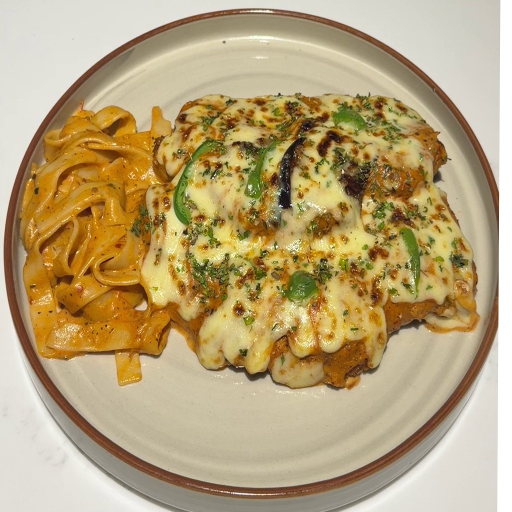
#> input picture assets/eggplant-parmigiana/top.jpg, 1024 x 1024 px (shown at 1/2 size)
$ python -i build_plates.py   (imports and definitions only)
#> lines starting #> are read from the running program, lines starting #| are printed output that depends on the picture; after the words box and inside, x2 and y2 are one past the last pixel; in counts of white or black regions, pixels touching at a corner belong together
#> further down, picture is the input picture: shape (1024, 1024, 3); mean B, G, R 120.1, 162.8, 183.7
"""
Builds true-scale GLB models of plated dishes from a short overhead video.

    python tools/build_plates.py

For each dish in DISHES:
  1. take the first (overhead) frame of video/<name>.MOV,
  2. find the plate's brown rim, and warp that ellipse to a circle — a true
     top-down photo of the plate, saved to assets/<slug>/top.jpg,
  3. model the plate (cream stoneware, brown lip) as a lathe,
  4. raise the food as a heightfield over the plate floor: each traced food
     zone becomes a mound that follows the food's real outline, with the
     photo's own fine detail (fries, ribbons, sauce) pressed in as relief.

The rectified photo is the texture, so every fry and parsley fleck is the
real one. If video/ is absent, the saved top.jpg is used.
"""

from __future__ import annotations

import math
import os
from dataclasses import dataclass
from pathlib import Path

import cv2
import numpy as np
import trimesh
from trimesh.visual import TextureVisuals

from build_hitea import compress, export_glb, lathe, material, to_texture

ROOT = Path(__file__).resolve().parent.parent
VIDEO = ROOT / "video"

PX, RIM_PX = 1024, 490  # rectified image size; rim radius in it
RIM = 0.135  # outer rim radius, m — a 27 cm coupe plate
FLOOR_R, FLOOR_Y = 0.1305, 0.008  # food surface starts at the plate floor
GRID = 190  # heightfield resolution across the plate (~1.4 mm)


@dataclass(frozen=True)
class Zone:
    """A traced food area in rectified-photo pixels."""

    outline: tuple[tuple[int, int], ...]
    height: float  # m above the plate floor at the zone's thickest point
    ramp: float  # m from the edge to full height — small = steep sides
    relief: float  # m of photo-detail relief (fries, ribbons)
    by_colour: bool = True  # refine the outline by colour; off where food matches the plate


@dataclass(frozen=True)
class Dish:
    video: str
    slug: str
    frame: int
    plate_samples: tuple[tuple[int, int], ...]  # bare-plate pixels for the colour key
    zones: tuple[Zone, ...]


DISHES = (
    Dish(
        video="Chicken Supreme.MOV",
        slug="chicken-supreme",
        frame=0,
        plate_samples=((640, 600), (560, 110), (150, 700)),
        zones=(
            # crumbed chicken under the creamy mushroom sauce — sauce matches the plate, so outline only
            Zone(((60, 330), (90, 240), (170, 170), (250, 110), (330, 90), (450, 110), (540, 170), (600, 250), (630, 330), (700, 400), (690, 450),
                  (620, 450), (600, 520), (570, 600), (540, 660), (470, 690), (380, 680), (300, 690), (230, 670), (190, 620), (120, 560), (60, 530), (40, 440)),
                 height=0.022, ramp=0.022, relief=0.0012, by_colour=False),
            # fries
            Zone(((640, 270), (700, 250), (760, 180), (830, 160), (900, 230), (960, 330), (990, 450), (1000, 580), (960, 650), (900, 760), (850, 790),
                  (760, 740), (700, 660), (690, 560), (660, 450), (640, 370)),
                 height=0.027, ramp=0.02, relief=0.005),
            # sautéed carrots, beans and courgette
            Zone(((220, 740), (270, 700), (360, 680), (520, 660), (640, 650), (720, 660), (800, 760), (780, 850), (700, 900), (560, 960), (420, 980),
                  (260, 930), (210, 860)),
                 height=0.014, ramp=0.008, relief=0.004),
        ),
    ),
    Dish(
        video="Eggplant Parmigiana.MOV",
        slug="eggplant-parmigiana",
        frame=0,
        plate_samples=((500, 860), (200, 780), (700, 120)),
        zones=(
            # fettuccine in pink sauce
            Zone(((40, 380), (80, 260), (150, 210), (260, 210), (330, 240), (330, 470), (340, 640), (290, 700), (250, 770), (200, 720), (100, 710),
                  (60, 640), (40, 520)),
                 height=0.034, ramp=0.024, relief=0.005),
            # breaded cutlet under baked mozzarella, eggplant and capsicum
            Zone(((280, 440), (320, 280), (360, 200), (520, 185), (760, 190), (860, 250), (900, 330), (940, 450), (960, 600), (900, 660), (760, 700),
                  (700, 770), (560, 770), (450, 740), (380, 700), (300, 620), (290, 540)),
                 height=0.019, ramp=0.012, relief=0.002),
        ),
    ),
)


# ---------------------------------------------------------------- photo


def rectify(frame: np.ndarray) -> np.ndarray:
    """Warp the plate's rim ellipse to a centred circle of radius RIM_PX."""
    hsv = cv2.cvtColor(frame, cv2.COLOR_BGR2HSV)
#> hsv: shape (1024, 1024, 3); mean H, S, V 21.4, 98.7, 183.9
    table = (hsv[..., 1] < 22) & (hsv[..., 2] > 150)  # white marble
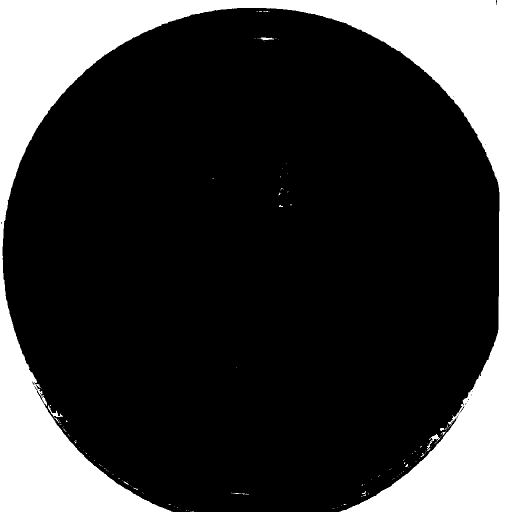
#> table: shape (1024, 1024) bool (shown at 1/2 size); 22.5% white; 127 white regions (115 under 20 px), largest, box (x1, y1, x2, y2) and area: (0, 0, 1024, 1024) 234451, (854, 868, 881, 899) 190, (96, 810, 126, 834) 161
    blob = cv2.morphologyEx((~table).astype(np.uint8) * 255, cv2.MORPH_OPEN, np.ones((9, 9), np.uint8))
#> blob: shape (1024, 1024); 77.2% white; 38 black regions (33 under 20 px), largest, box (x1, y1, x2, y2) and area: (0, 0, 1024, 1024) 238405, (509, 75, 557, 83) 127, (463, 985, 498, 989) 49, (372, 1020, 388, 1024) 34, (558, 410, 566, 414) 22
    blob = cv2.morphologyEx(blob, cv2.MORPH_CLOSE, np.ones((25, 25), np.uint8))
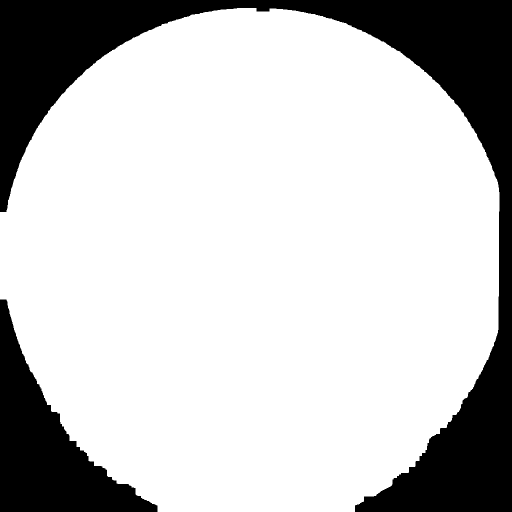
#> blob: shape (1024, 1024) (shown at 1/2 size); 77.5% white; 2 black regions, box (x1, y1, x2, y2) and area: (0, 0, 1024, 1024) 184707, (0, 599, 315, 1024) 51572
    outer = cv2.fitEllipse(max(cv2.findContours(blob, cv2.RETR_EXTERNAL, cv2.CHAIN_APPROX_NONE)[0], key=cv2.contourArea))
#> outer = ((507.2, 525.1), (1006.4, 1027.1), 176.9)
    band = np.zeros(blob.shape, np.uint8)
    cv2.ellipse(band, outer, 255, 70)
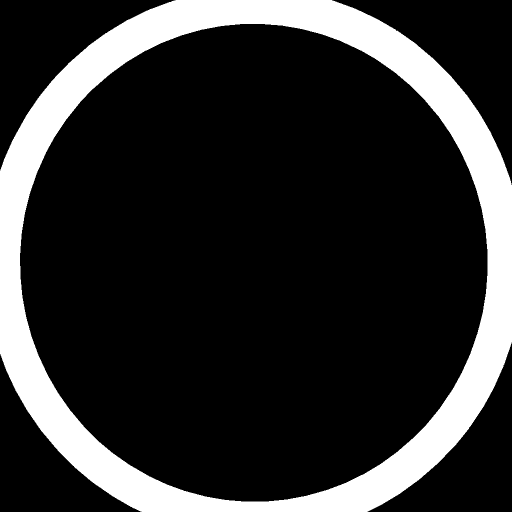
#> band: shape (1024, 1024) (shown at 1/2 size); 18.5% white; 1 white region, box (x1, y1, x2, y2) and area: (0, 0, 1024, 1024) 194357
    h, s, v = hsv[..., 0], hsv[..., 1], hsv[..., 2]
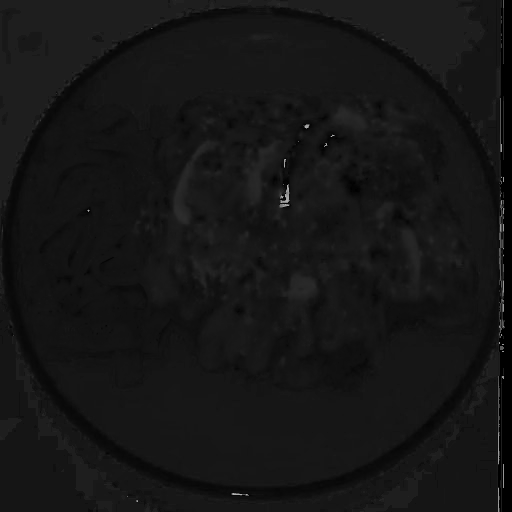
#> h: shape (1024, 1024) (shown at 1/2 size); min 0, max 179, mean 21.4
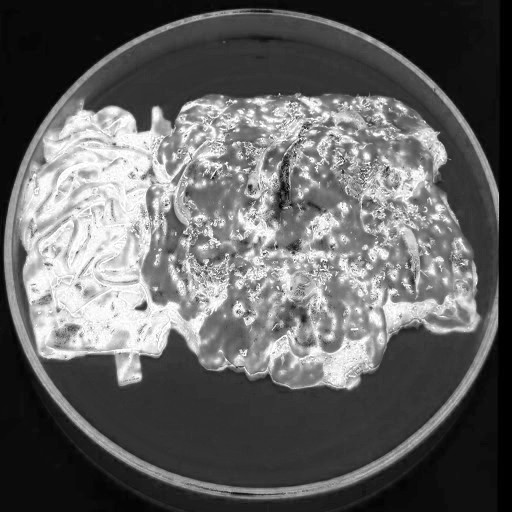
#> s: shape (1024, 1024) (shown at 1/2 size); min 0, max 255, mean 98.7
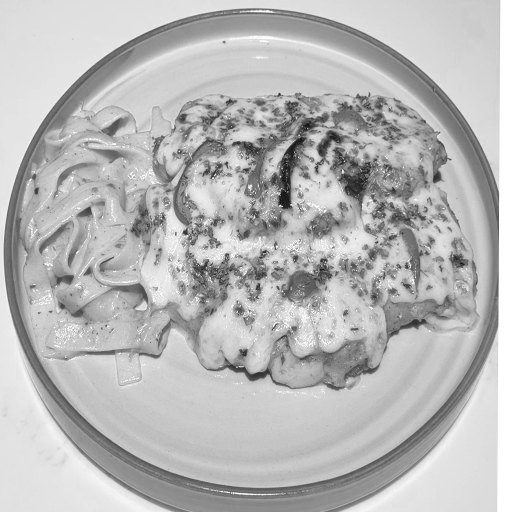
#> v: shape (1024, 1024) (shown at 1/2 size); min 4, max 255, mean 183.9
    rim = (band > 0) & ((h < 18) | (h > 170)) & (s > 55) & (v > 60) & (v < 200)  # the brown glazed lip
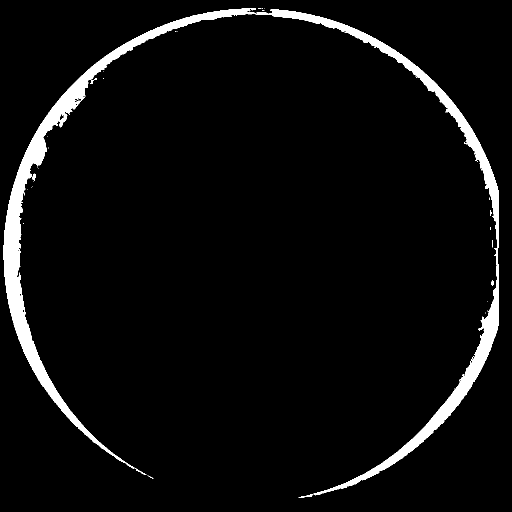
#> rim: shape (1024, 1024) bool (shown at 1/2 size); 4.7% white; 39 white regions (34 under 20 px), largest, box (x1, y1, x2, y2) and area: (7, 17, 998, 991) 48419, (597, 988, 626, 996) 74, (64, 347, 72, 362) 69, (983, 560, 988, 572) 46, (980, 420, 984, 432) 32
    ys, xs = np.nonzero(rim)
    (cx, cy), (w, hh), ang = cv2.fitEllipse(np.stack([xs, ys], 1).astype(np.float32))
#> cx = 511.7; cy = 511.8; w = 979.3; hh = 980.9; ang = 104
    a = math.radians(ang)
#> a = 1.82
    rot = np.array([[math.cos(a), math.sin(a)], [-math.sin(a), math.cos(a)]])
#> rot = [[-0.243, 0.97], [-0.97, -0.243]]
    m = rot.T @ np.diag([2 * RIM_PX / w, 2 * RIM_PX / hh]) @ rot
#> m = [[0.999, -0.000389], [-0.000389, 1]]
    t = np.array([PX / 2, PX / 2]) - m @ np.array([cx, cy])
#> t = [0.938, 0.0361]
    return cv2.warpAffine(frame, np.hstack([m, t[:, None]]), (PX, PX), flags=cv2.INTER_CUBIC, borderValue=(255, 255, 255))


# [107 lines left out: functions top_photo, height_map, food_surface, plate, build, not called in this run]


# [4 lines not run here, left out]

>>> import cv2
>>> picture = cv2.imread('../assets/eggplant-parmigiana/top.jpg')
>>> result = rectify(picture)
